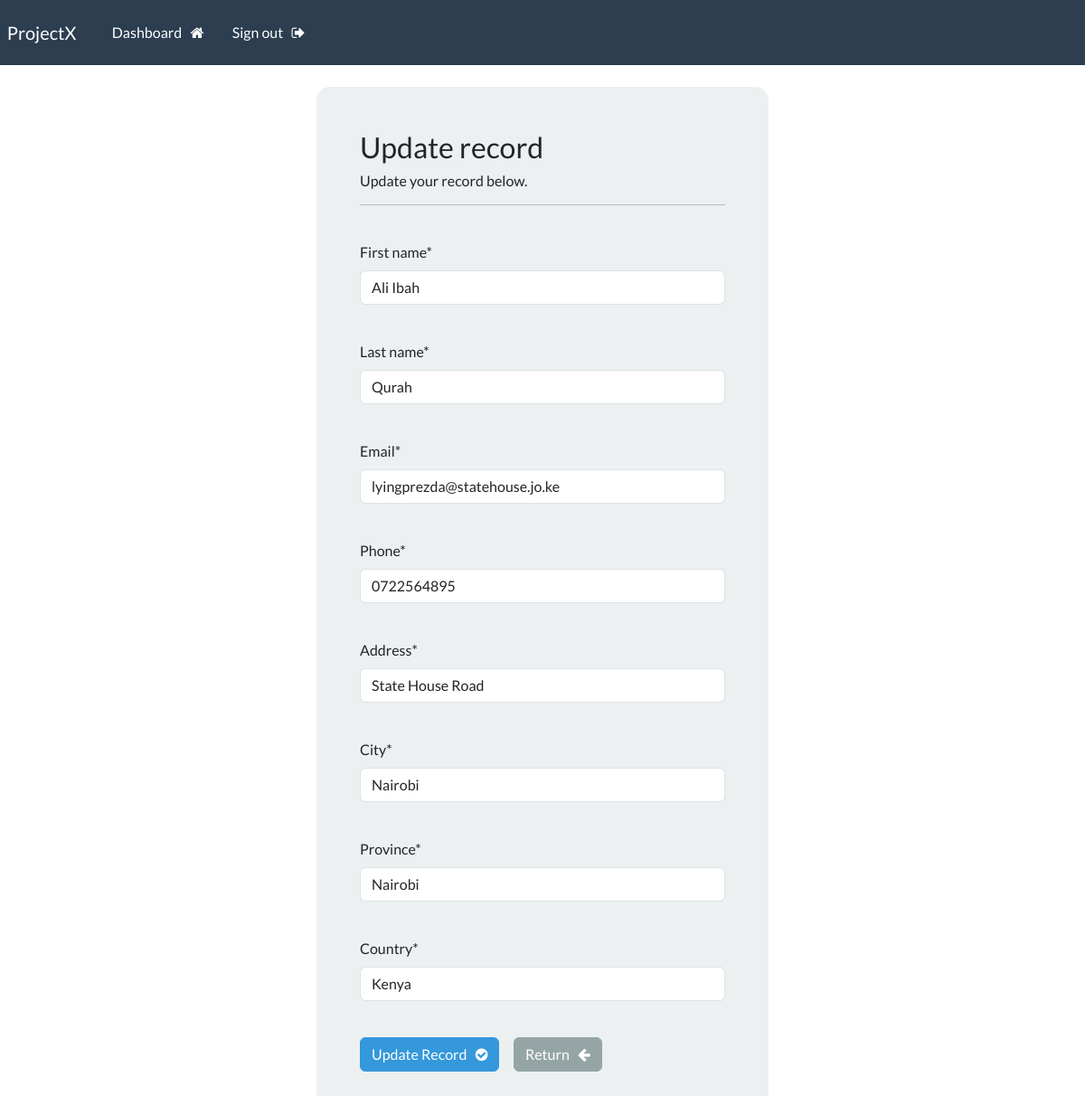
/update-record/6 (signed in), run on the app's committed database.
### webapp/models.py (models this page shows, shortened)
class Record(models.Model):
    creation_date = models.DateTimeField(auto_now_add=True)
    first_name = models.CharField(max_length=30)
    last_name = models.CharField(max_length=30)
    email = models.CharField(max_length=75)
    phone = models.CharField(max_length=25)
    address = models.CharField(max_length=50)
    city = models.CharField(max_length=50)
    province = models.CharField(max_length=50)
    country = models.CharField(max_length=50)

### webapp/views.py (the view)
# urls.py: path('update-record/<int:pk>', views.update_record, name="update-record"),
@login_required(login_url='my-login')
def update_record(request, pk):
    record = Record.objects.get(id=pk)
    form = UpdateRecordForm(instance=record)
    if request.method == 'POST':
        form = UpdateRecordForm(request.POST, instance=record)
        if form.is_valid():
            form.save()
            messages.success(request, "Record Modified successfully!")
            return redirect("dashboard")
    context = {'form':form}
    return render(request, 'webapp/update-record.html', context=context)

### webapp/forms.py
class UpdateRecordForm(forms.ModelForm):
    class Meta:
        model = Record
        fields = ['first_name', 'last_name', 'email', 'phone', 'address', 'city', 'province', 'country']

### webapp/templates/webapp/update-record.html (shortened to what this page needs)
{% extends 'webapp/base.html' %}
{% load crispy_forms_tags %}
{% block content %}
    <body>
        <div class="container bg-light shadow-md p-5 form-layout">
            <h3>Update record</h3>
            <h6>Update your record below.</h6>
            <hr>
            <br>
            <form method="POST" autocomplete="off">
                {{form.first_name|as_crispy_field}}
                <br>
                {{form.last_name|as_crispy_field}}
                <br>
                {{form.email|as_crispy_field}}
                <br>
                {{form.phone|as_crispy_field}}
                <br>
                {{form.address|as_crispy_field}}
                <br>
                {{form.city|as_crispy_field}}
                <br>
                {{form.province|as_crispy_field}}
                <br>
                {{form.country|as_crispy_field}}
                <br>
                <button type="submit" class="btn btn-info">Update Record &nbsp; <i class="fa fa-check-circle" aria-hidden="true"></i></button>
                <a href="{% url 'dashboard' %}" class="btn btn-secondary">Return &nbsp; <i class="fa fa-arrow-left" aria-hidden="true"></i></a>
            </form>
        </div>
        <br>
    </body>
{% endblock %}

### static/css/styles.css (style rules this page uses)
.form-layout { border-radius: 15px; width: 500px; }

### data on the page
Record: first_name "Ali Ibah", last_name "Qurah", email "lyingprezda@statehouse.jo.ke", phone "0722564895", address "State House Road", city "Nairobi", province "Nairobi", country "Kenya"
